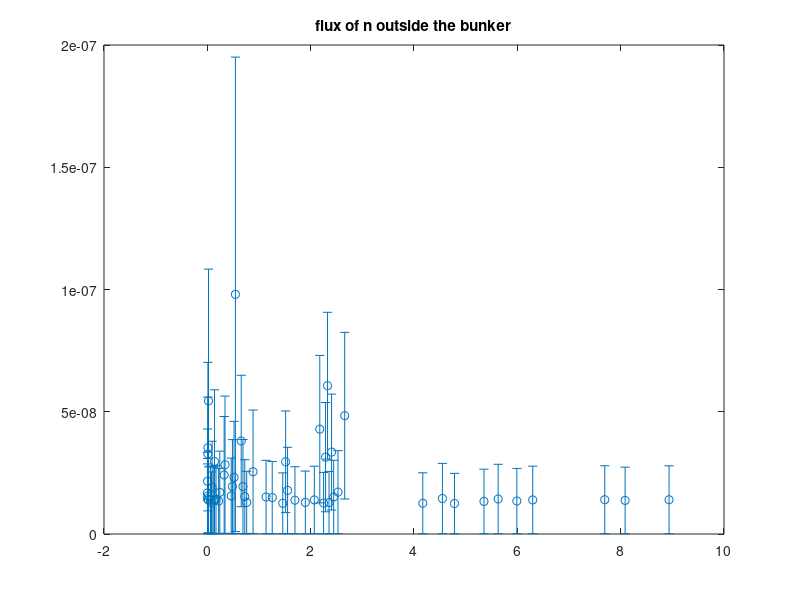

The MATLAB script that drew this image:
clc
load n_1m.mat
n=1;

E = 1000*(n1m(:,2) + n1m(:,1))/(2);
dE = n1m(:,2) - n1m(:,1);
Area = 1400000;
flux = n1m(:,3).*dE*Area*n;
err = n1m(:,4);

cond = flux>0; %condizione di rilevanza

figure(2)
errorbar(E(cond),flux(cond),err(cond).*flux(cond)/100, 'o');
title 'flux of n outside the bunker'


fqs = 2.5 + 18.2*exp((-log(E).^2)./6);
fq = sum(fqs.*flux)/sum(flux)
